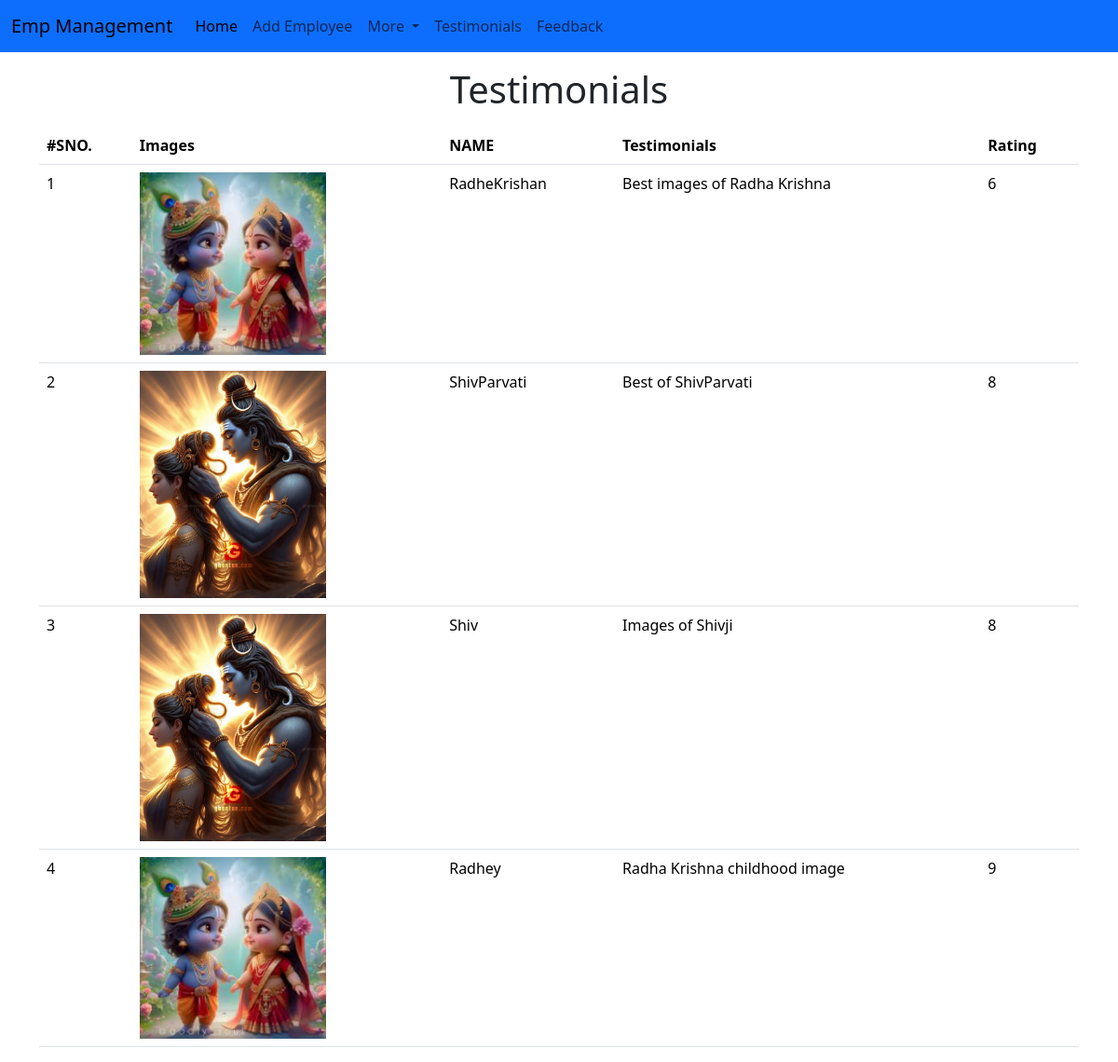
Page /emp/testimonials/ on the committed database.
### emp/models.py (models this page shows, shortened)
class Testimonial(models.Model):
    name=models.CharField(max_length=200)
    testimonial=models.TextField()
    picture=models.ImageField(upload_to="testimonials/")
    rating=models.IntegerField(max_length=1)

### emp/views.py (the view)
# urls.py: path("testimonials/",testimonials),
def testimonials(request):
    testi=Testimonial.objects.all()
    return render(request,"emp/testimonials.html",{
        'testi':testi
    })

### templates/emp/testimonials.html (shortened to what this page needs)
<!doctype html>
<html lang="en">
  <head>
    <link href="https://cdn.jsdelivr.net/npm/bootstrap@5.3.3/dist/css/bootstrap.min.css" rel="stylesheet">
  </head>
  <body>
  {% include 'emp/navbar.html' %}
  <h1 class="text-center my-3">Testimonials</h1>
  <div class="container">
    <div class="row">
      <div class="col-md-12">
        <div class="card-body">
          <table class="table">
            <thead>
              <tr>
                <th>#SNO.</th>
                <th>Images</th>
                <th>NAME</th>
                <th>Testimonials</th>
                <th>Rating</th>
              </tr>
            </thead>
            <tbody>
            {% for t in testi %}
                <tr>
                  <td>{{forloop.counter}}</td>
                    <td><img style="max-width: 200px;" src="/media/{{t.picture}}" alt=""></td>
                  <td>
                    {{t.name}}
                  </td>
                  <td>{{t.testimonial}}</td>
                  <td>{{t.rating}}</td>
                </tr>
            {% endfor %}
            </tbody>
          </table>
        </div>
      </div>
    </div>
  </div>
  </body>
</html>

### templates/emp/navbar.html (shortened to what this page needs)
<nav class="navbar navbar-expand-lg bg-primary">
  <div class="container-fluid">
    <a class="navbar-brand" href="#">Emp Management</a>
    <div class="collapse navbar-collapse" id="navbarSupportedContent">
      <ul class="navbar-nav me-auto mb-2 mb-lg-0">
        <li class="nav-item">
          <a class="nav-link active" aria-current="page" href="/emp/home/">Home</a>
        </li>
        <li class="nav-item">
          <a class="nav-link" href="/emp/add_emp/">Add Employee</a>
        </li>
        <li class="nav-item dropdown">
          <a class="nav-link dropdown-toggle" href="#" role="button" data-bs-toggle="dropdown" aria-expanded="false">
            More
          </a>
        </li>
        <li class="nav-item">
          <a class="nav-link" href="/emp/testimonials/">Testimonials</a>
        </li>
        <li class="nav-item">
          <a class="nav-link" href="/emp/feedback/">Feedback</a>
        </li>
      </ul>
    </div>
  </div>
</nav>

### rows in the picture
Testimonial: picture (picture), name "RadheKrishan", testimonial "Best images of Radha Krishna", rating "6"
Testimonial: picture (picture), name "ShivParvati", testimonial "Best of ShivParvati", rating "8"
Testimonial: picture (picture), name "Shiv", testimonial "Images of Shivji", rating "8"
Testimonial: picture (picture), name "Radhey", testimonial "Radha Krishna childhood image", rating "9"
